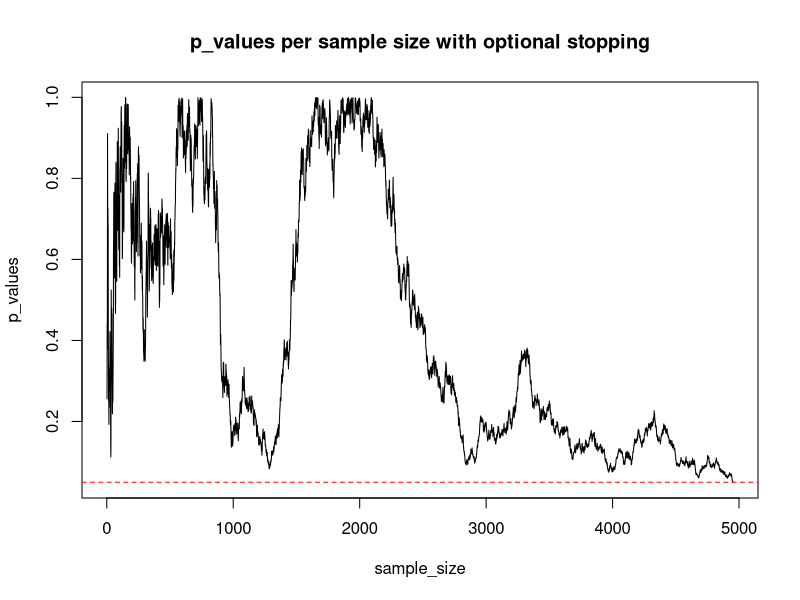
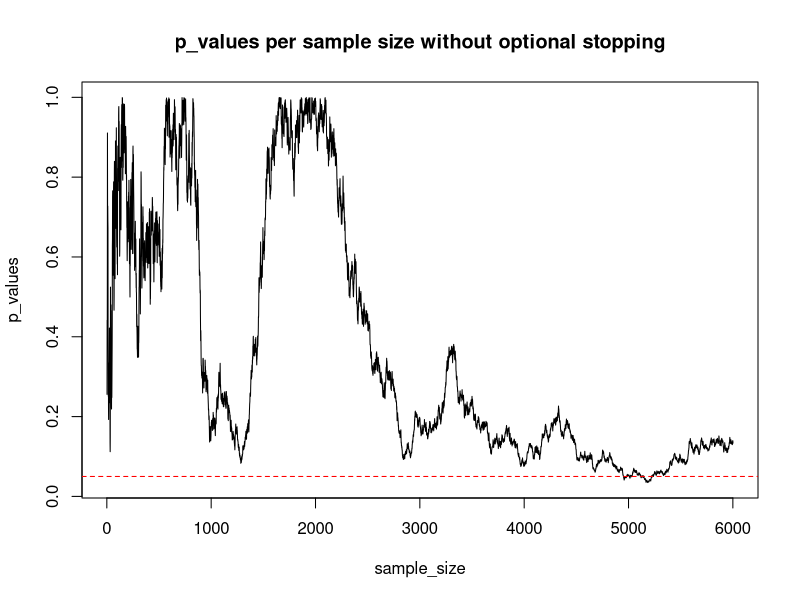
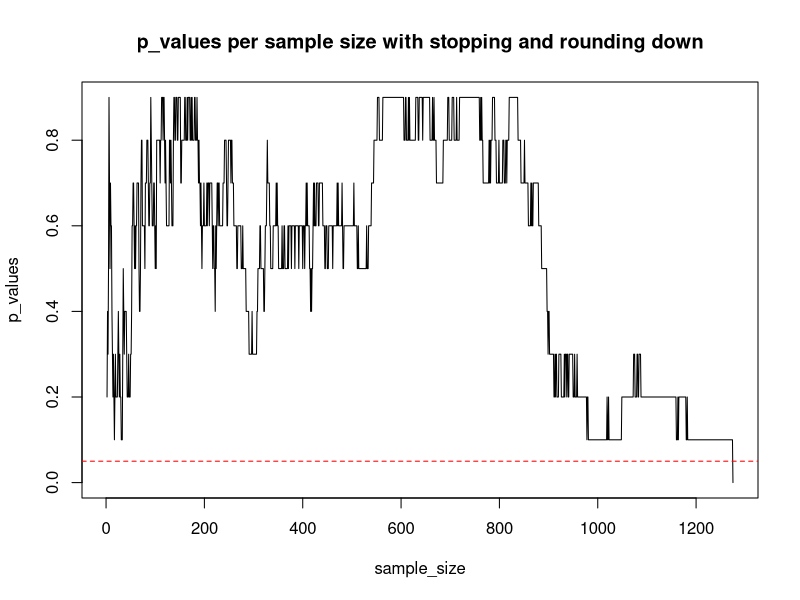

The R script that drew these images, in order: (Note: a time limit stopped this script after it produced the figures.)
# first plot code
# questionable practice
# vector to store the p values
p_values <- c()

# set seed
set.seed(1)

# vector with the heights
height_nl <- rnorm(1, 177, 10) #the std for nl/mne is 9.7cm rounded up to 10cm
height_mne <- rnorm(1, 177, 10) #the mean for nl is 177.1cm and for mne is 176.6 so rounded for both is 177cm

# loop infinitely
repeat {
  # add a new test result every loop
  height_nl <- append(height_nl, rnorm(1, 177, 10))
  height_mne <- append(height_mne, rnorm(1, 177, 10))
  
  # perform the t-test
  out <- t.test(height_nl, height_mne)
  # append current p value to p_values
  p_values <- append(p_values, out$p.value)
  # if the p value is under 0.05 stop the test
  if (out$p.value < 0.05){
    break
  }
}

# plot the p values
sample_size <- 2:(length(p_values)+1)
plot(sample_size, p_values, type = "l")
abline(h=0.05, col = "red", lty=2) #setting the p-value boundary
title(main="p_values per sample size with optional stopping")

# second plot code
# showing the first plot is wrong
# vector to store the p values
p_values <- c()

# set seed
set.seed(1)

# vector with the heights
height_nl <- rnorm(1, 177, 10)
height_mne <- rnorm(1, 177, 10)

# loop infinitely
for (i in 1:6000) {
  # add a new test result every loop
  height_nl <- append(height_nl, rnorm(1, 177, 10))
  height_mne <- append(height_mne, rnorm(1, 177, 10))
  
  # perform the t-test
  out <- t.test(height_nl, height_mne)
  # append current p value to p_values
  p_values <- append(p_values, out$p.value)
}

# plot the p values
sample_size <- 2:(length(p_values)+1)
plot(sample_size, p_values, type = "l")
abline(h=0.05, col = "red", lty=2) #setting the p-value boundary
title(main="p_values per sample size without optional stopping")

#third plot code
#sequential testing and rounding down p_values

# set seed
set.seed(1)

p_values <- c()
# vector with the heights
height_nl <- rnorm(1, 177, 10) #the std for nl/mne is 9.7cm rounded up to 10cm
height_mne <- rnorm(1, 177, 10) #the mean for nl is 177.1cm and for mne is 176.6 so rounded for both is 177cm

# loop infinitely
repeat {
  # add a new test result every loop
  height_nl <- append(height_nl, rnorm(1, 177, 10))
  height_mne <- append(height_mne, rnorm(1, 177, 10))
  
  # perform the t-test
  out <- t.test(height_nl, height_mne)
  round_out <- floor(out$p.value * 10)/ 10 #rounds down the p_values of out
  # append current p value to p_values
  p_values <- append(p_values,round_out)
  # if the p value is under 0.05 stop the test
  if (round_out < 0.05){
    break
  }
}
# plot the p values
sample_size <- 2:(length(p_values)+1)
plot(sample_size, p_values, type = "l")
abline(h=0.05, col = "red", lty=2) #setting the p-value boundary
title(main="p_values per sample size with stopping and rounding down")


#fourth plot code
#Type one error rate of sequential testing

# set seed
set.seed(1)

# to toggle the rounding down QRP on(TRUE) or off(FALSE)
roundingdown <- TRUE

# init basic vars
samplesize <-1000
type_one_error_rate <- c()
amount_of_sequence_tests <- c()

#for amount of sequence tests
for (g in c(seq(1,10,1),100,500,1000,10000)){
  #init counters
  type_one_error_counter <- 0
  good_test_counter <- 0
  amount_of_sequence_tests <- append(amount_of_sequence_tests,g)
  
  # loop for amount of tests
  for (i in 1:g){
    
    # vector with the heights
    height_nl <- rnorm(1, 177, 10) #the std for nl/mne is 9.7cm rounded up to 10cm
    height_mne <- rnorm(1, 177, 10) #the mean for nl is 177.1cm and for mne is 176.6 so rounded for both is 177cm
    
    # loop for sample size
    for (i in 1:samplesize) {
      # add a new test result every loop
      height_nl <- append(height_nl, rnorm(1, 177, 10))
      height_mne <- append(height_mne, rnorm(1, 177, 10))
      
      # perform the t-test
      out <- t.test(height_nl, height_mne)
      if (roundingdown) {
        round_out <- floor(out$p.value * 10)/ 10 #rounds down the p_values of out
        # if the p value is under 0.05 stop the test
        if (round_out < 0.05){
          type_one_error_counter <- type_one_error_counter + 1
          break
        }
        else if (i == samplesize){
          good_test_counter <- good_test_counter + 1
        }
      }
      # if the p value is under 0.05 stop the test
      else if (out$p.value<0.05){
        type_one_error_counter <- type_one_error_counter + 1
        break
      }
      else if (i == samplesize){
        good_test_counter <- good_test_counter + 1
      }
    }
    
  }
  #calculate error_rate
  error_rate <- type_one_error_counter/(type_one_error_counter+good_test_counter)
  # append type one error rate to the list
  type_one_error_rate <- append(type_one_error_rate,error_rate)
}

# plot the type one error rates
plot(amount_of_sequence_tests, type_one_error_rate, type = "l")
title(main="type one error rate with optional stopping and rounding down")


#fifth plot code
#Type one error rate sequential testing (base case)

# set seed
set.seed(1)

# init basic vars
samplesize <-1000
type_one_error_rate <- c()
amount_of_sequence_tests <- c()

#for amount of sequence tests
for (g in c(seq(1,10,1),100,500,1000,10000) ){
  #init counters
  type_one_error_counter <- 0
  good_test_counter <- 0
  amount_of_sequence_tests <- append(amount_of_sequence_tests,g)
  
  # loop for amount of tests
  for (i in 1:g){
    
    # vector with the heights
    height_nl <- rnorm(1, 177, 10) #the std for nl/mne is 9.7cm rounded up to 10cm
    height_mne <- rnorm(1, 177, 10) #the mean for nl is 177.1cm and for mne is 176.6 so rounded for both is 177cm
    
    # loop for sample size
    for (i in 1:samplesize) {
      # add a new test result every loop
      height_nl <- append(height_nl, rnorm(1, 177, 10))
      height_mne <- append(height_mne, rnorm(1, 177, 10))
      
      # perform the t-test
      out <- t.test(height_nl, height_mne)
      if (i == samplesize && out$p.value<0.05){
        good_test_counter <- good_test_counter + 1
      }
    }
    
  }
  #calculate error_rate
  error_rate <- type_one_error_counter/(type_one_error_counter+good_test_counter)
  # append type one error rate to the list
  type_one_error_rate <- append(type_one_error_rate,error_rate)
}

# plot the type one error rates
plot(amount_of_sequence_tests, type_one_error_rate, type = "l")
title(main="type one error rate without optional stopping")

#sixth plot code
#Type one error rate of sequential testing without rounding down

# set seed
set.seed(1)

# to toggle the rounding down QRP on(TRUE) or off(FALSE)
roundingdown <- FALSE

# init basic vars
samplesize <-1000
type_one_error_rate <- c()
amount_of_sequence_tests <- c()

#for amount of sequence tests
for (g in c(seq(1,10,1),100,500,1000,10000) ){
  #init counters
  type_one_error_counter <- 0
  good_test_counter <- 0
  amount_of_sequence_tests <- append(amount_of_sequence_tests,g)
  
  # loop for amount of tests
  for (i in 1:g){
    
    # vector with the heights
    height_nl <- rnorm(1, 177, 10) #the std for nl/mne is 9.7cm rounded up to 10cm
    height_mne <- rnorm(1, 177, 10) #the mean for nl is 177.1cm and for mne is 176.6 so rounded for both is 177cm
    
    # loop for sample size
    for (i in 1:samplesize) {
      # add a new test result every loop
      height_nl <- append(height_nl, rnorm(1, 177, 10))
      height_mne <- append(height_mne, rnorm(1, 177, 10))
      
      # perform the t-test
      out <- t.test(height_nl, height_mne)
      if (roundingdown) {
        round_out <- floor(out$p.value * 10)/ 10 #rounds down the p_values of out
        # if the p value is under 0.05 stop the test
        if (round_out < 0.05){
          type_one_error_counter <- type_one_error_counter + 1
          break
        }
        else if (i == samplesize){
          good_test_counter <- good_test_counter + 1
        }
      }
      # if the p value is under 0.05 stop the test
      else if (out$p.value<0.05){
        type_one_error_counter <- type_one_error_counter + 1
        break
      }
      else if (i == samplesize){
        good_test_counter <- good_test_counter + 1
      }
    }
    
  }
  #calculate error_rate
  error_rate <- type_one_error_counter/(type_one_error_counter+good_test_counter)
  # append type one error rate to the list
  type_one_error_rate <- append(type_one_error_rate,error_rate)
}

# plot the type one error rates
plot(amount_of_sequence_tests, type_one_error_rate, type = "l")
title(main="type one error rate with optional stopping")
